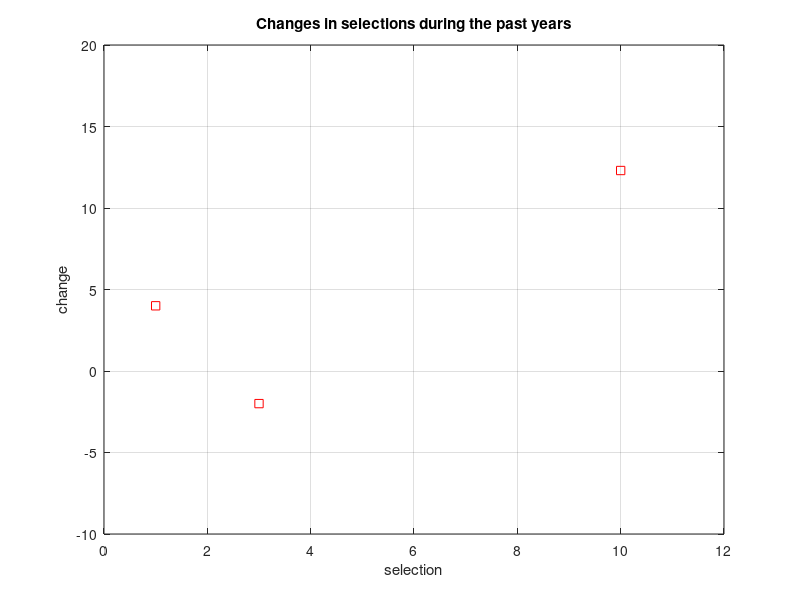

This figure's MATLAB source:
x_coordinates = [1, 3, 10];
y_coordinates = [4, -2, 12.3];

% Basic 2D plot
plot(x_coordinates, y_coordinates);

% Check how many elements are in the vector
length(x_coordinates)

% Plot with just asterisk markers
plot(x_coordinates, y_coordinates, '*');

% Plot with LineSpec: 's' for square marker, 'r' for red line
plot(x_coordinates, y_coordinates, 'sr');

% Formatting the plot
grid on
xlabel('selection')
ylabel('change')
title('Changes in selections during the past years')

% Set manual axis limits: [xmin, xmax, ymin, ymax]
axis([0, 12, -10, 20])
